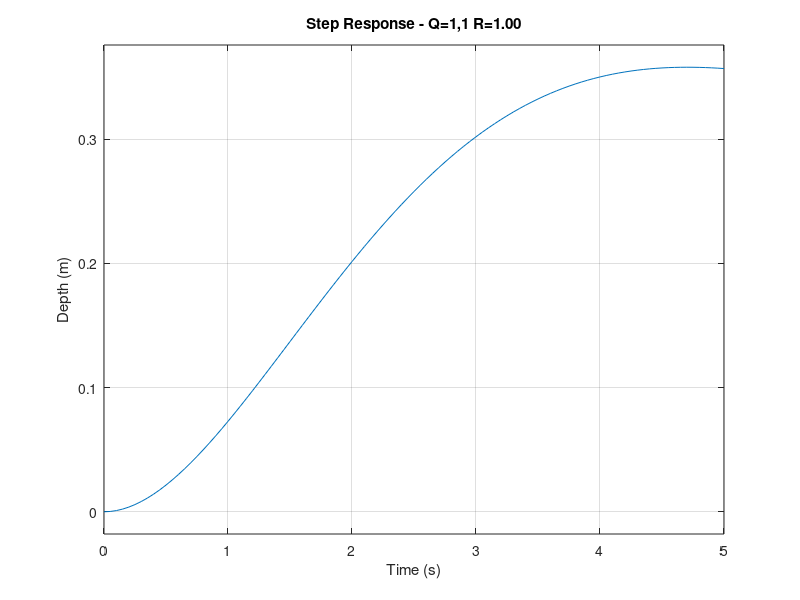
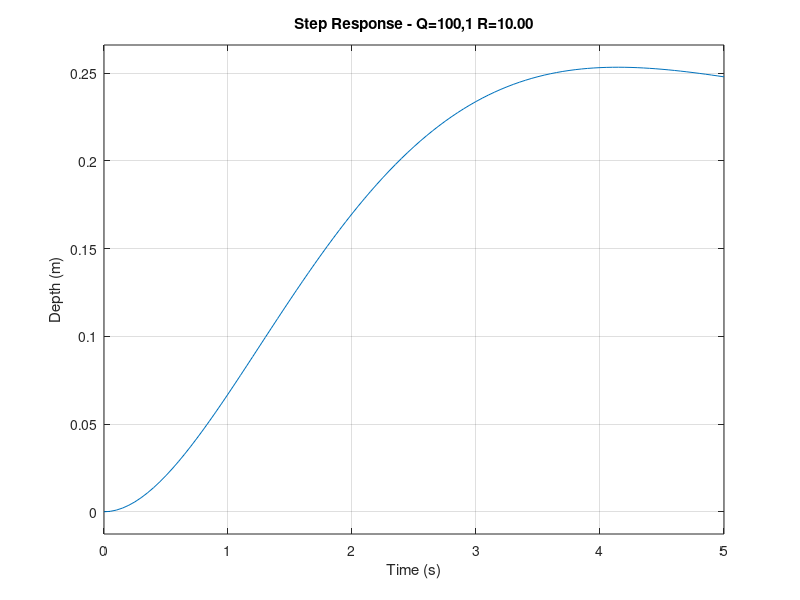
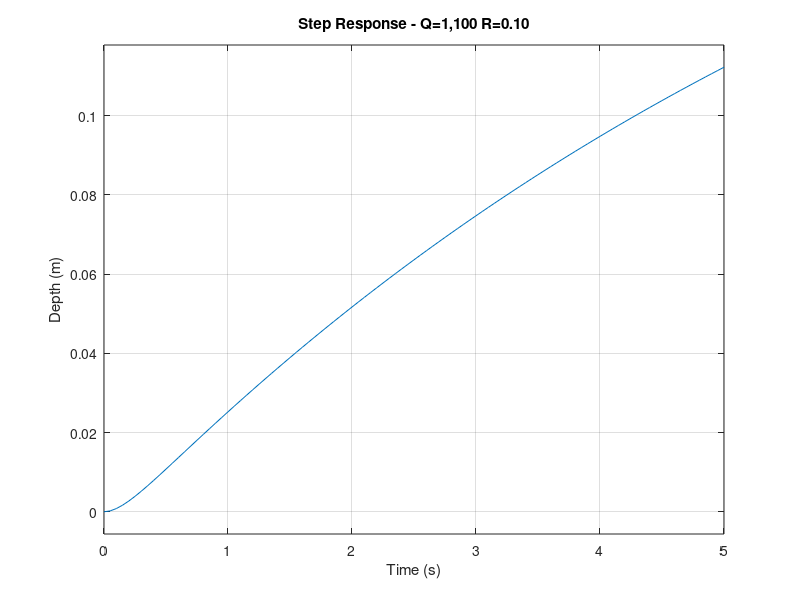
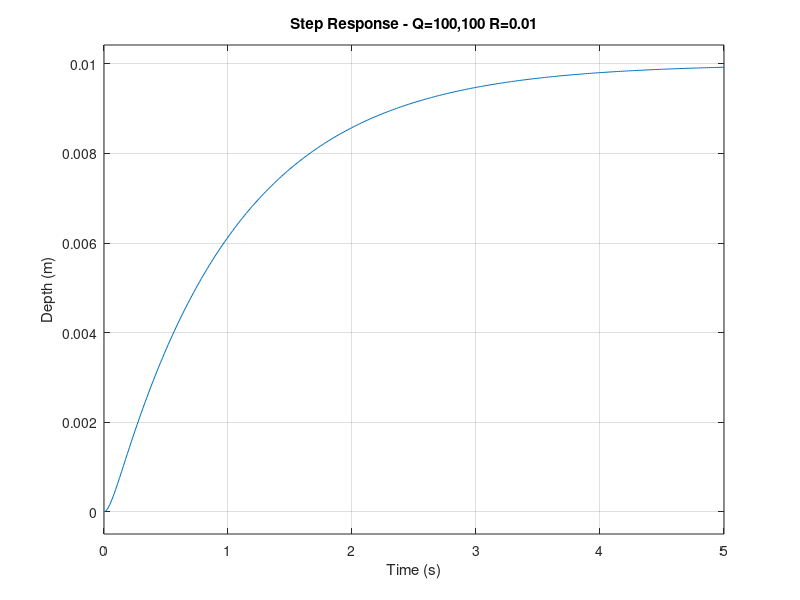

These figures' MATLAB source, in order:
% LQR Tuning Experiment
clc; clear; close all;

m = 5; b = 4; k = 3;
A = [0 1; -k/m -b/m];
B = [0; 1/m];
C = [1 0];
D = 0;

Q_cases = {
    [1 0; 0 1], ...
    [100 0; 0 1], ...
    [1 0; 0 100], ...
    [100 0; 0 100]
};
R_cases = [1, 10, 0.1, 0.01];

for i = 1:length(Q_cases)
    Q = Q_cases{i};
    R = R_cases(i);
    K = lqr(A, B, Q, R);
    A_cl = A - B*K;
    sys_cl = ss(A_cl, B, C, D);
    
    fprintf('--- Case %d ---\n', i);
    disp(Q); disp(R); disp(K);

    figure(i);
    step(sys_cl, 5);
    title(sprintf('Step Response - Q=%.0f,%.0f R=%.2f', Q(1), Q(4), R));
    xlabel('Time (s)'); ylabel('Depth (m)'); grid on;
end